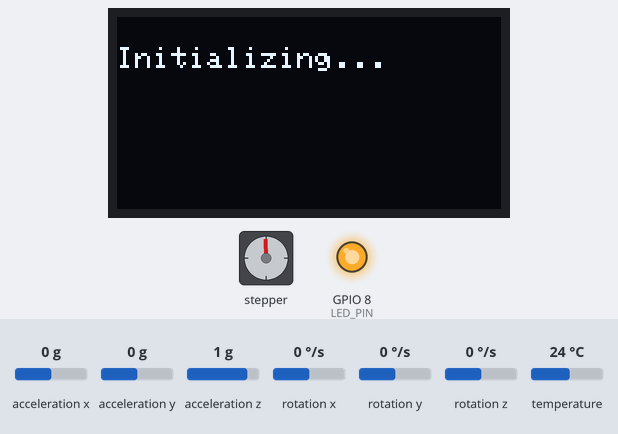
This sketch was run on a simulated ESP32. On the bench: stepper motor, 128×64 one-colour display, output pins drawn as LEDs (lit = HIGH). Wiring (inferred from the names in the program): stepper motor (200 steps per turn assumed): coils GPIO 1, GPIO 3, GPIO 2, GPIO 4. The inputs (shaded band) are chosen by the test bench; at power-on: acceleration x 0 g, acceleration y 0 g, acceleration z 1 g, rotation x 0 °/s, rotation y 0 °/s, rotation z 0 °/s, temperature 24 °C. Nothing arrives over Bluetooth unless stated; a phone connects over Bluetooth LE 3 s after start; pins used as bus, display or sensor lines are not drawn; what the sketch prints to the serial monitor is not drawn.

Above: at 8.1 s.
At 28.2 s:
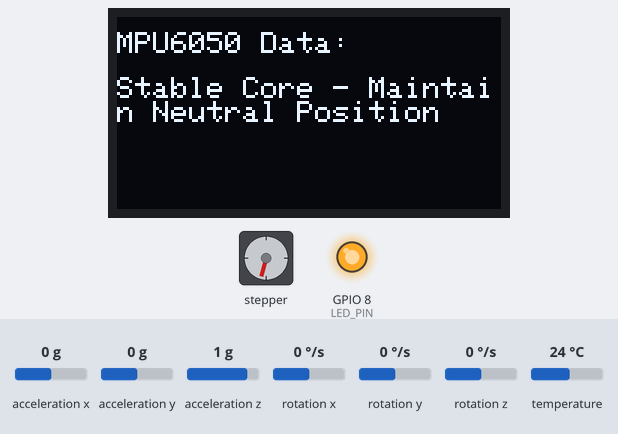
28.3 s: acceleration x set to -1.4 g
At 35.9 s:
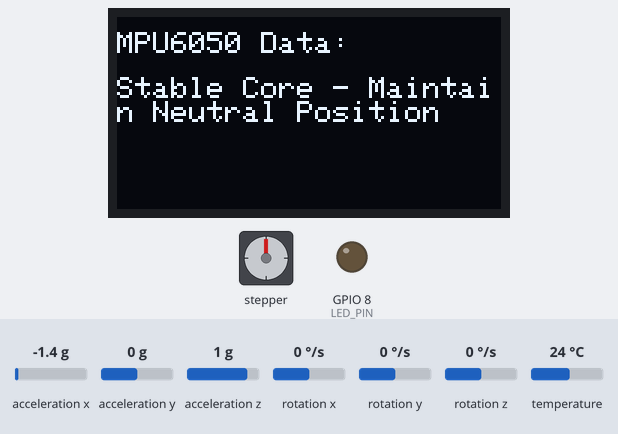
At 44.8 s:
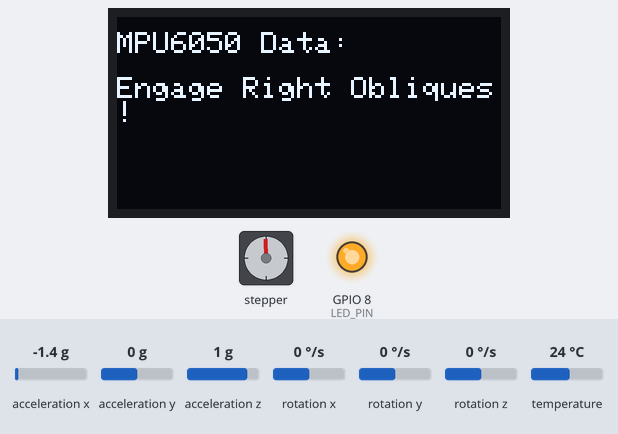
Timing chart, 0 to 88.3 s (numbered marks = the images above; inputs shaded):
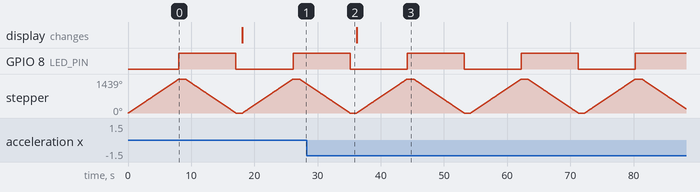

The sketch:

serverwithmpu.ino
```cpp
/**************************************************************
   BLE Server Code for MPU6050 + OLED + LED + Stepper
**************************************************************/

#include <Arduino.h>
#include <Wire.h>
#include <Adafruit_MPU6050.h>
#include <Adafruit_Sensor.h>
#include <Adafruit_GFX.h>
#include <Adafruit_SSD1306.h>
#include <BLEDevice.h>
#include <BLEServer.h>
#include <BLEUtils.h>
#include <BLE2902.h>

// ========== BLE UUIDs ==========
#define SERVICE_UUID          "51f3ccbd-fe19-4a55-8e7f-2c41d9402166"
#define CHARACTERISTIC_UUID   "a73aa720-6add-4a8d-8aa6-c27d31b0bc1d"
// ================================

// OLED Configuration
#define SCREEN_WIDTH 128
#define SCREEN_HEIGHT 64
#define OLED_RESET    -1
Adafruit_SSD1306 display(SCREEN_WIDTH, SCREEN_HEIGHT, &Wire, OLED_RESET);

Adafruit_MPU6050 mpu;
const int LED_PIN = D9;  // LED connected to GPIO D9

BLEServer* pServer = nullptr;
BLECharacteristic* pCharacteristic = nullptr;
bool deviceConnected = false;
bool oldDeviceConnected = false;

unsigned long previousMillis = 0;
const unsigned long interval = 1000;  // Send data every 1 second

// === Stepper Motor Configuration ===
// Define motor control pins
#define COIL_A1 D0
#define COIL_A2 D1
#define COIL_B1 D2
#define COIL_B2 D3

// Stepper motor step sequence (full step mode)
const int stepSequence[4][4] = {
    {1, 0, 1, 0}, // Step 1
    {0, 1, 1, 0}, // Step 2
    {0, 1, 0, 1}, // Step 3
    {1, 0, 0, 1}  // Step 4
};

// BLE Connection Callbacks
class MyServerCallbacks : public BLEServerCallbacks {
  void onConnect(BLEServer* pServer) {
    deviceConnected = true;
    Serial.println("✅ BLE Client Connected.");
  }

  void onDisconnect(BLEServer* pServer) {
    deviceConnected = false;
    Serial.println("❌ BLE Client Disconnected.");
  }
};

// === Initialize Stepper Motor ===
void setupStepperMotor() {
    pinMode(COIL_A1, OUTPUT);
    pinMode(COIL_A2, OUTPUT);
    pinMode(COIL_B1, OUTPUT);
    pinMode(COIL_B2, OUTPUT);
}

// === Stepper Motor Control ===
void stepMotor(int stepDelay, bool reverse) {
  Serial.println("stepper motor");
    for (int i = 0; i < 200; i++) {
        for (int step = 0; step < 4; step++) {
            int s = reverse ? (3 - step) : step; // Reverse direction if needed
            digitalWrite(COIL_A1, stepSequence[s][0]);
            digitalWrite(COIL_A2, stepSequence[s][1]);
            digitalWrite(COIL_B1, stepSequence[s][2]);
            digitalWrite(COIL_B2, stepSequence[s][3]);
            delay(stepDelay); // Adjust speed (smaller delay = faster motor)
        }
    }
}

// === Setup ===
void setup() {
  Serial.begin(115200);
  Serial.println("🚀 Starting BLE Server...");

  // Initialize MPU6050
  if (!mpu.begin()) {
    Serial.println("❌ MPU6050 Not Found!");
    while (1) { delay(10); }
  }
  Serial.println("✅ MPU6050 Initialized!");

  mpu.setAccelerometerRange(MPU6050_RANGE_8_G);
  mpu.setGyroRange(MPU6050_RANGE_500_DEG);
  mpu.setFilterBandwidth(MPU6050_BAND_21_HZ);

  // Initialize OLED
  if (!display.begin(SSD1306_SWITCHCAPVCC, 0x3C)) {
    Serial.println("❌ SSD1306 OLED Initialization Failed!");
    for (;;);
  }
  display.clearDisplay();
  display.setTextSize(1);
  display.setTextColor(SSD1306_WHITE);
  display.setCursor(0, 10);
  display.println("Initializing...");
  display.display();

  // Initialize LED
  pinMode(LED_PIN, OUTPUT);
  digitalWrite(LED_PIN, LOW);

  // Initialize Stepper Motor
  setupStepperMotor();

  // Initialize BLE
  BLEDevice::init("MPU6050_Training_Monitor");  // Device Name
  pServer = BLEDevice::createServer();
  pServer->setCallbacks(new MyServerCallbacks());

  // Create BLE Service
  BLEService *pService = pServer->createService(SERVICE_UUID);

  // Create BLE Characteristic
  pCharacteristic = pService->createCharacteristic(
    CHARACTERISTIC_UUID,
    BLECharacteristic::PROPERTY_READ |
    BLECharacteristic::PROPERTY_NOTIFY
  );

  // Add Descriptor for Notifications
  pCharacteristic->addDescriptor(new BLE2902());

  // Start the Service
  pService->start();

  // Start Advertising
  BLEAdvertising *pAdvertising = BLEDevice::getAdvertising();
  pAdvertising->addServiceUUID(SERVICE_UUID);
  pAdvertising->setScanResponse(true);
  pAdvertising->setMinPreferred(0x06);
  pAdvertising->setMinPreferred(0x12);
  BLEDevice::startAdvertising();

  Serial.println("✅ BLE Server is Up & Running!");
}

// === Loop (Runs Forever) ===
void loop() {
  // === Stepper Motor Runs Continuously ===
  stepMotor(10, false); // Move forward
  digitalWrite(LED_PIN, HIGH);  // LED ON
  delay(1000);

  stepMotor(10, true); // Move backward
  digitalWrite(LED_PIN, LOW);   // LED OFF
  delay(1000);

  // === BLE Data Transmission + OLED Display ===
  if (deviceConnected) {
    unsigned long currentMillis = millis();
    if (currentMillis - previousMillis >= interval) {
      previousMillis = currentMillis;

      // 1) Read MPU6050 Data
      sensors_event_t accel, gyro, temp;
      mpu.getEvent(&accel, &gyro, &temp);

      // 2) Determine Core Engagement Feedback
      String trainingFeedback = "Stable Core - Maintain Neutral Position";
      if (accel.acceleration.x > 5.0) {
        trainingFeedback = "Engage Left Obliques!";
      } else if (accel.acceleration.x < -5.0) {
        trainingFeedback = "Engage Right Obliques!";
      }

      // 3) Update OLED Display
      display.clearDisplay();
      display.setCursor(0, 5);
      display.println("MPU6050 Data:");
      display.setCursor(0, 20);
      display.println(trainingFeedback);
      display.display();

      // 4) Send BLE Notification
      String dataStr = trainingFeedback + "\n" +
                       "Ax:" + String(accel.acceleration.x, 2) +
                       " Ay:" + String(accel.acceleration.y, 2) +
                       " Az:" + String(accel.acceleration.z, 2);
      pCharacteristic->setValue(dataStr.c_str());
      pCharacteristic->notify();
      Serial.println("📡 Sent: " + dataStr);
    }
  }

  // === BLE Reconnection Handling ===
  if (!deviceConnected && oldDeviceConnected) {
    delay(500);
    pServer->startAdvertising();
    Serial.println("🔄 Restarting BLE Advertising...");
    oldDeviceConnected = deviceConnected;
  }

  if (deviceConnected && !oldDeviceConnected) {
    oldDeviceConnected = deviceConnected;
  }
}
```

Measured:
- after the input at 28.3 s, the display: changes after 7.9 s (image 3)
- by itself, GPIO 8 (LED_PIN): alternates HIGH for 9.0 s and LOW for 9.0 s
